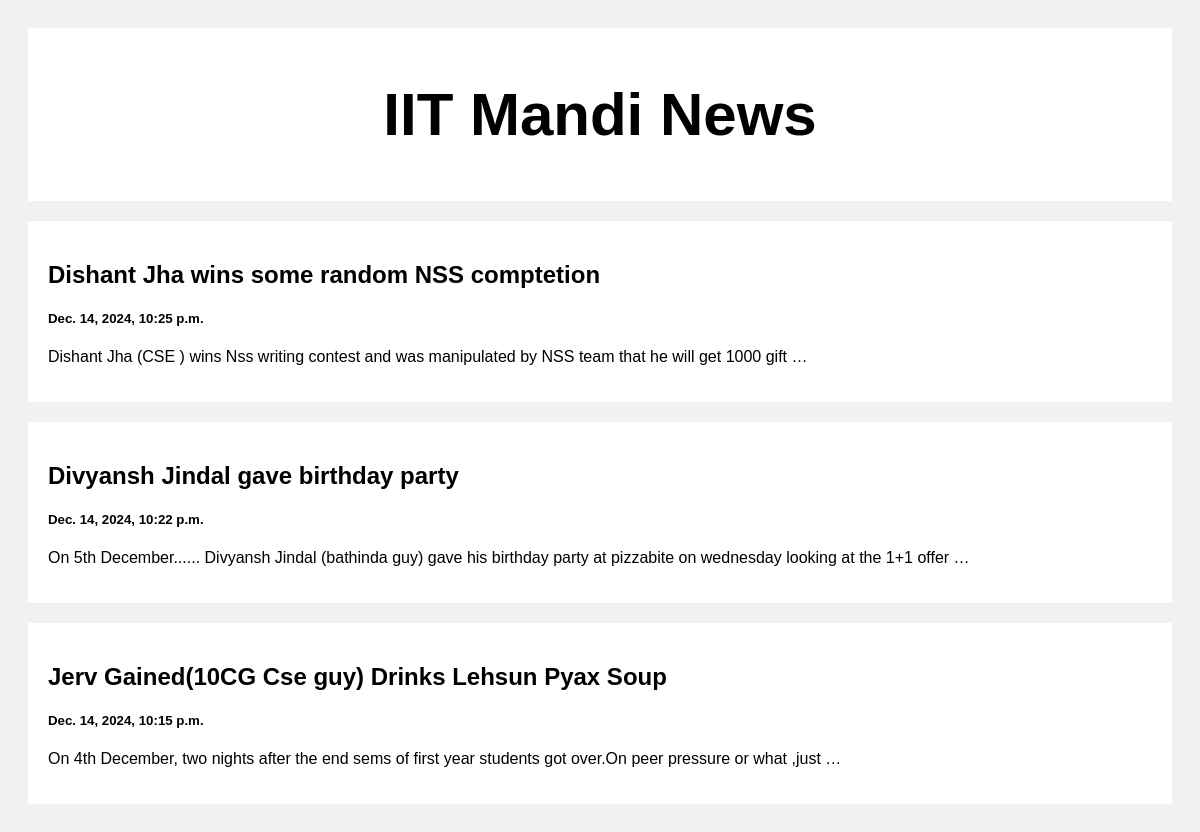
The page / on the database its author committed.
### posts/models.py (models this page shows)
class Post(models.Model):
    title=models.CharField(max_length=100)
    body=models.CharField(max_length=1000000)
    created_at=models.DateTimeField(default=datetime.now,blank=True)

### posts/views.py (the view)
# urls.py: path('',views.index,name='index'),
def index(request):
    posts=Post.objects.all()
    return render(request,'index.html',{'posts':posts})

### templates/index.html (shortened to what this page needs)
<!DOCTYPE html>
<html>
<head>
</head>
<body>
<div class="header">
  <h2>IIT Mandi News</h2>
</div>
<div class="row">
  <div class="leftcolumn">
    {% for post in posts reversed %}
    <div class="card">
      <a style="text-decoration: none; color: black;" href="/post/{{post.id}}">
        <h2>{{post.title}}</h2>
        <h5>{{post.created_at}}</h5>
        <p>{{post.body|truncatewords:20}}</p>
      </a>
    </div>
    {% endfor %}
  </div>
</div>
</body>
</html>

### templates/index.html (style rules this page uses)
* { box-sizing: border-box; }
body { font-family: Arial; padding: 20px; background: #f1f1f1; }
.header { padding: 2px; font-size: 40px; text-align: center; background: white; }
.leftcolumn { float: left; width: 100%; }
.card { background-color: white; padding: 20px; margin-top: 20px; }
.row:after { content: ""; display: table; clear: both; }

### rows shown on the page
Post: title "Dishant Jha wins some random NSS comptetion", created_at "Dec. 14, 2024, 10:25 p.m.", body "Dishant Jha (CSE ) wins Nss writing contest and was manipulated by NSS team that he will get 1000 gift …"
Post: title "Divyansh Jindal gave birthday party", created_at "Dec. 14, 2024, 10:22 p.m.", body "On 5th December...... Divyansh Jindal (bathinda guy) gave his birthday party at pizzabite on wednesday looking at the 1+1 offer …"
Post: title "Jerv Gained(10CG Cse guy) Drinks Lehsun Pyax Soup", created_at "Dec. 14, 2024, 10:15 p.m.", body "On 4th December, two nights after the end sems of first year students got over.On peer pressure or what ,just …"
